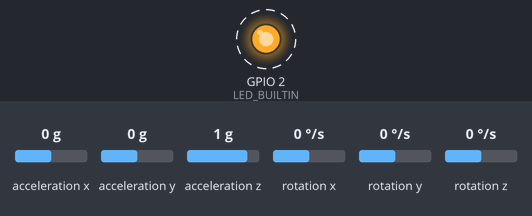
Simulated run of this sketch. Board: ESP32. Shown: output pins drawn as LEDs (lit = HIGH). Dashed ring = blinking. Inputs (shaded band) come from the test bench; at power-on: acceleration x 0 g, acceleration y 0 g, acceleration z 1 g, rotation x 0 °/s, rotation y 0 °/s, rotation z 0 °/s. A WiFi scan finds three made-up networks; what the sketch prints to the serial monitor is not drawn.

Above: at 5.44 s.
Timing chart, 0 to 8.4 s (numbered marks = the images above):
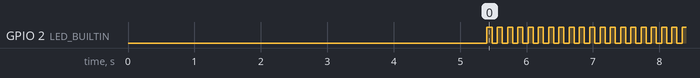

The sketch:

esp32_send.ino
```cpp
#include <WiFi.h>
#include <esp_now.h>
#include <Wire.h>
#include <MPU9250_asukiaaa.h>

// Set your Board ID (ESP32 Sender #1 = BOARD_ID 1, ESP32 Sender #2 = BOARD_ID 2, etc)
#define BOARD_ID 3

MPU9250_asukiaaa mpu;

uint8_t broadcastAddress[] = {0xFF, 0xFF, 0xFF, 0xFF, 0xFF, 0xFF};

// Structure example to send data
typedef struct struct_message {
  int id;
  float Pitch;
  float Roll;
  float Yaw;
} struct_message;

struct_message myData;

unsigned long previousMillis = 0;
const long interval = 100;
unsigned int readingId = 0;


float aX, aY, aZ, aSqrt, gX, gY, gZ;
float pitch, roll, yaw = 0;
unsigned long prevTime = 0;
float gyroZ_bias = 0;
bool calibrating = true;
int calibrationSamples = 500;


// Wi-Fi SSID (for scanning purposes)
constexpr char WIFI_SSID[] = "ESP_F7313D";

// Function to find the Wi-Fi channel of the desired SSID
int32_t getWiFiChannel(const char *ssid) {
  int32_t n = WiFi.scanNetworks();
  for (uint8_t i = 0; i < n; i++) {
    if (strcmp(ssid, WiFi.SSID(i).c_str()) == 0) {
      Serial.println(i);
      return WiFi.channel(i);
    }
  }
  return 0;
}

// Callback when data is sent
void OnDataSent(const uint8_t *mac_addr, esp_now_send_status_t status) {

  Serial.print("\r\nLast Packet Send Status:\t");
  Serial.println(status == ESP_NOW_SEND_SUCCESS ? "Delivery Success" : "Delivery Fail");
}

void setup() {
  Serial.begin(115200);
  Wire.begin();
  pinMode(LED_BUILTIN, OUTPUT);
  mpu.setWire(&Wire);
  mpu.beginAccel();  // Initialize accelerometer
  mpu.beginGyro();   // Initialize gyroscope
  calibrateGyro();

  Serial.println("MPU9250 initialized successfully!");

  // Scan for networks and get the channel of the desired Wi-Fi network

  int32_t channel = getWiFiChannel(WIFI_SSID);
  //int32_t channel = 0;
  WiFi.disconnect();
  Serial.printf("Connected to channel %d of SSID: %s\n", channel, WIFI_SSID);

  // Initialize ESP-NOW
  if (esp_now_init() != ESP_OK) {
    Serial.println("Error initializing ESP-NOW");
    return;
  }

  // Register send callback
  esp_now_register_send_cb(OnDataSent);

  // Add peer
  esp_now_peer_info_t peerInfo = {};
  memcpy(peerInfo.peer_addr, broadcastAddress, 6);
  peerInfo.channel = channel;
  peerInfo.encrypt = false;

  if (esp_now_add_peer(&peerInfo) != ESP_OK) {
    Serial.println("Failed to add peer");
    return;
  }


  Serial.println("ESP32 setup completed.");
}

void loop() {

  unsigned long currentMillis = millis();


  mpu.accelUpdate();
  aX = mpu.accelX();
  aY = mpu.accelY();
  aZ = mpu.accelZ();

  mpu.gyroUpdate();
  gX = mpu.gyroX();
  gY = mpu.gyroY();
  gZ = mpu.gyroZ() - gyroZ_bias;

    // Calculate pitch and roll using accelerometer
  pitch = atan2(aY, sqrt(aX * aX + aZ * aZ)) * 180.0 / PI;
  roll = atan2(-aX, aZ) * 180.0 / PI;

  // Calculate yaw using gyroscope integration
  unsigned long currentTime = millis();
  float deltaTime = (currentTime - prevTime) / 1000.0;  // Convert ms to seconds
  prevTime = currentTime;

  yaw += gZ * deltaTime;  // Integrating gyroscope Z-axis

 // Print values
  Serial.print("Pitch: "); Serial.print(pitch, 2);
  Serial.print("  Roll: "); Serial.print(roll, 2);
  Serial.print("  Yaw: "); Serial.println(yaw, 2);

  if (currentMillis - previousMillis >= interval) {
    previousMillis = currentMillis;

    // Set values to send
    myData.id = BOARD_ID;
    myData.Pitch = pitch;
    myData.Roll = roll;
    myData.Yaw = yaw;
    digitalWrite(LED_BUILTIN, HIGH);


    // Send message via ESP-NOW
    esp_err_t result = esp_now_send(broadcastAddress, (uint8_t *)&myData, sizeof(myData));
    if (result == ESP_OK) {

      Serial.println("Sent with success");
      Serial.println(esp_now_send(broadcastAddress, (uint8_t *)&myData, sizeof(myData)));
    } else {
      Serial.println("Error sending the data");
      Serial.println(esp_now_send(broadcastAddress, (uint8_t *)&myData, sizeof(myData)));
    }
  }
  delay(75);
  digitalWrite(LED_BUILTIN, LOW);
  delay(75);
}

void calibrateGyro() {
  float sum = 0;
  for (int i = 0; i < calibrationSamples; i++) {
    mpu.gyroUpdate();
    sum += mpu.gyroZ();  // Convert to degrees
    delay(5);
  }
  gyroZ_bias = sum / calibrationSamples;
  calibrating = false;
}
```

Measured:
- by itself, GPIO 2 (LED_BUILTIN): alternates HIGH for 0.08 s and LOW for 0.08 s
